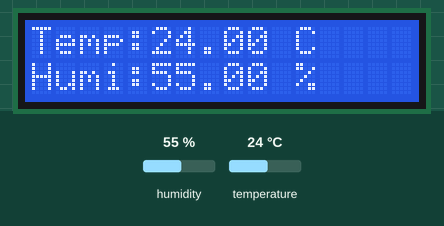
Simulated run of this sketch. Board: ESP8266 (NodeMCU). On the bench: 16×2 character LCD. Inputs (shaded band) come from the test bench; at power-on: humidity 55 %, temperature 24 °C.

Above: at 1.2 s.
1.3 s: humidity set to 22 %
At 3.0 s:
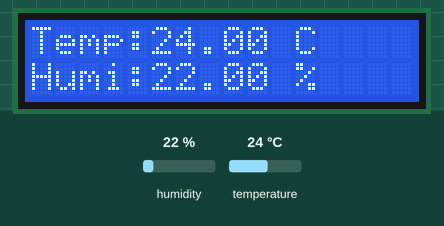
4.0 s: temperature set to 12 °C
At 4.9 s:
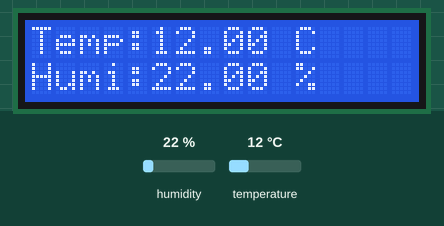
6.7 s: humidity set to 40 %
At 8.9 s:
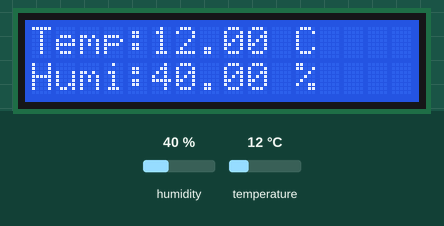
9.7 s: temperature set to 19 °C
At 10.9 s:
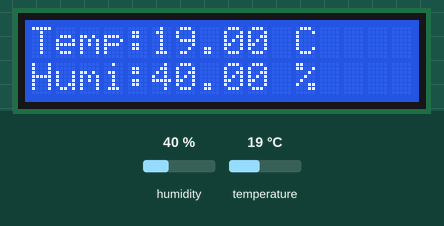
Timing chart, 0 to 12.7 s (numbered marks = the images above; inputs shaded):
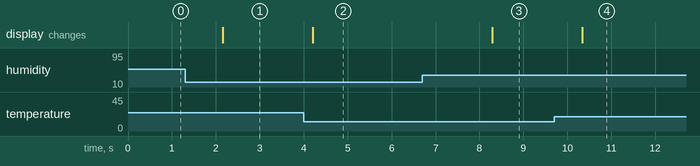

The sketch:

dht_11_esp8266_lcd_i2c.ino
```cpp
#include <ESP8266WiFi.h>
#include <DHT.h>
#include <Wire.h>
#include <LiquidCrystal_I2C.h>


#define DHTPIN 3
#define DHTTYPE DHT11
//#define DHTTYPE DHT22

DHT dht(DHTPIN, DHTTYPE);
LiquidCrystal_I2C lcd(0x27, 16, 2);

void setup()
{
  Serial.begin(9600);
  dht.begin();
  lcd.begin();
  lcd.backlight();
  lcd.setCursor(0, 0);
  lcd.print("Temp:");
  lcd.setCursor(11, 0);
  lcd.print("C");

  lcd.setCursor(0, 1);
  lcd.print("Humi:");
  lcd.setCursor(11, 1);
  lcd.print("%");
}

void loop()
{
  Sensor();
}

void Sensor()
{
  float h = dht.readHumidity();
  float t = dht.readTemperature(); // or dht.readTemperature(true) for Fahrenheit

  if (isnan(h) || isnan(t)) {
    Serial.println("Failed to read from DHT sensor!");
    return;
  }
  lcd.setCursor(5, 0);
  lcd.print(t);
  lcd.setCursor(5, 1);
  lcd.print(h);
  delay(1000);
}
```

Measured:
- after the input at 1.3 s, the display: changes after 0.86 s (image 1)
- after the input at 4.0 s, the display: changes after 0.20 s (image 2)
- after the input at 6.7 s, the display: changes after 1.6 s (image 3)
- after the input at 9.7 s, the display: changes after 0.64 s (image 4)
